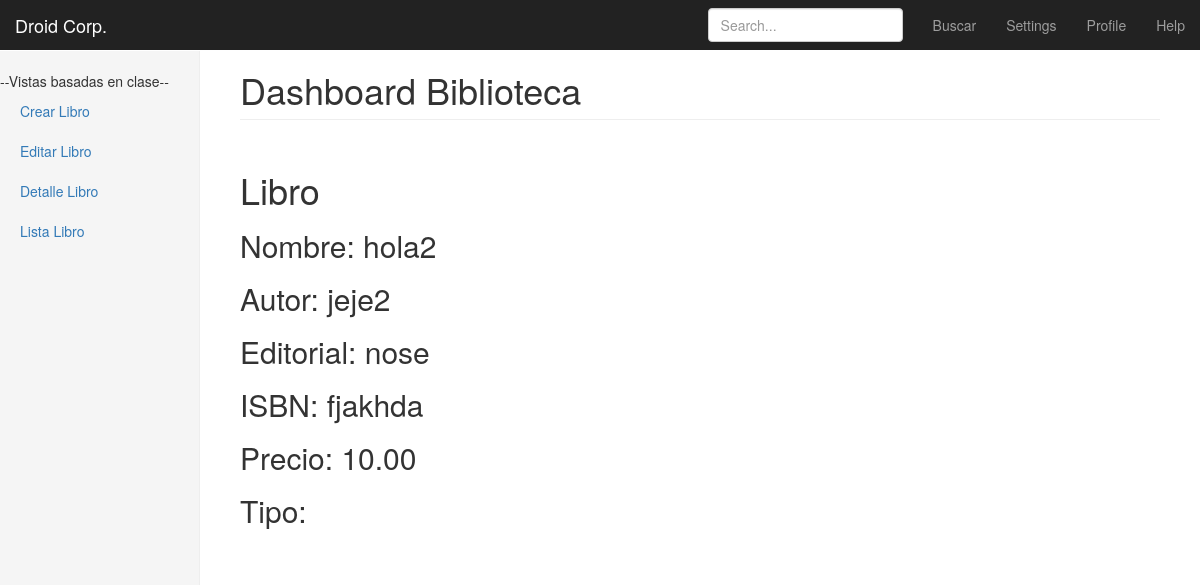
The app's page /libros/1/ with its own data.
### libros/models.py (models this page shows, shortened)
class libromodelo(models.Model):
    nombre = models.CharField(max_length = 40)
    autor = models.CharField(max_length = 40)
    editorial = models.CharField(max_length = 40)
    ISBN = models.CharField(max_length = 40)
    precio = models.DecimalField(max_digits=9999, decimal_places=2)
    slug = models.SlugField(blank=True)
    def __unicode__(self):
        return self.nombre

### libros/views.py (the view)
# urls.py: url(r'^(?P<pk>\d+)/$', LibroDetailView.as_view(), name='detalle_view'),
class LibroDetailView(DetailView,MultiSlug):
    model = libromodelo

### templates/libros/libromodelo_detail.html
{% extends "base.html" %}
{%block content%}
  <h1>Libro</h1>
  <div class="">
    <h2>Nombre: {{libromodelo}}</h2>
    <h2>Autor: {{libromodelo.autor}}</h2>
    <h2>Editorial: {{libromodelo.editorial}}</h2>
    <h2>ISBN: {{libromodelo.ISBN}}</h2>
    <h2>Precio: {{libromodelo.precio}}</h2>
    <h2>Tipo: {{libromodelo.tipo}}</h2>
  </div>
{%endblock%}

### static/css/dashboard.css (style rules this page uses)
body { padding-top: 50px; }

### records on screen
libromodelo: nombre "hola2", autor "jeje2", editorial "nose", ISBN "fjakhda", precio "10.00"
